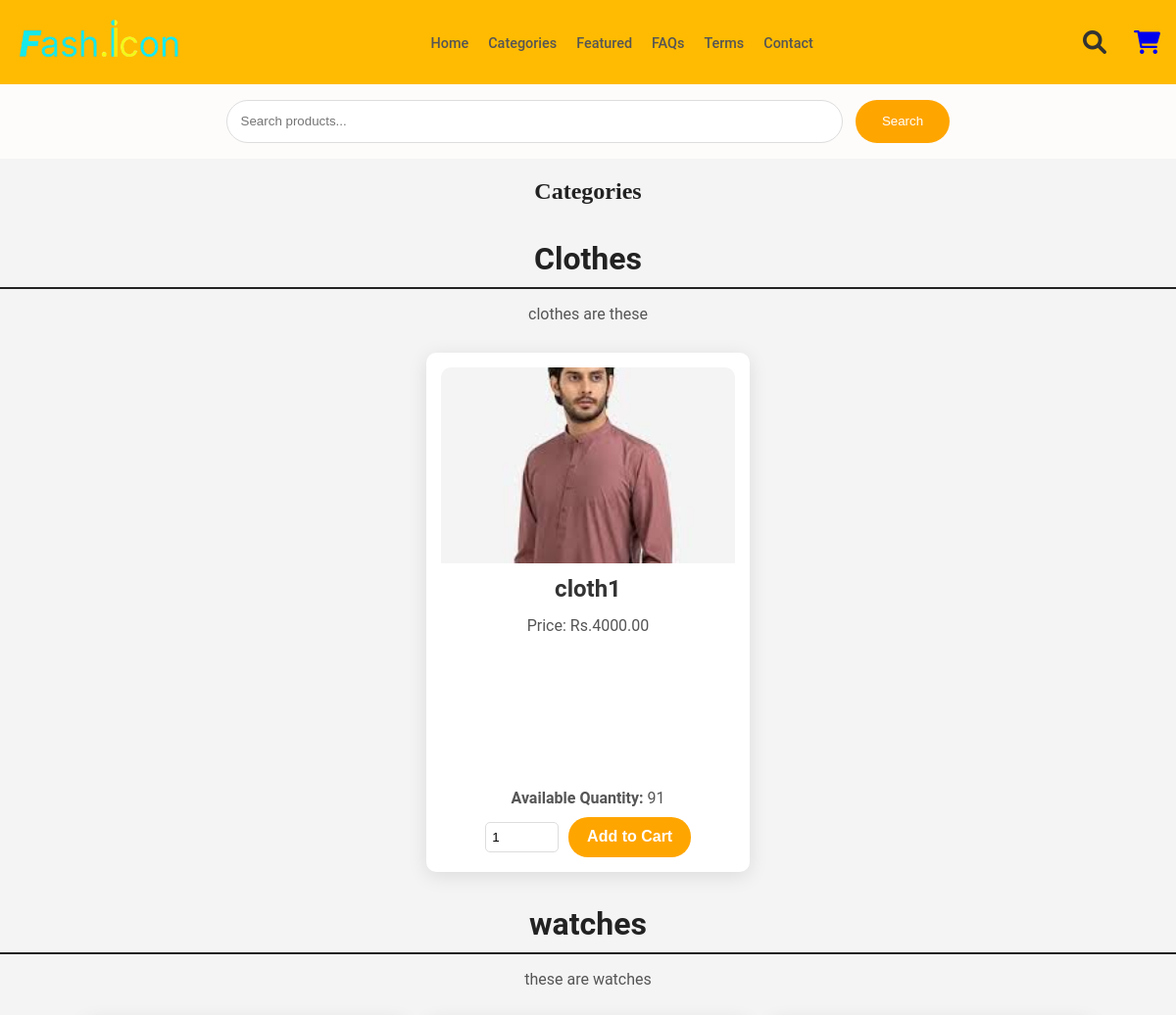
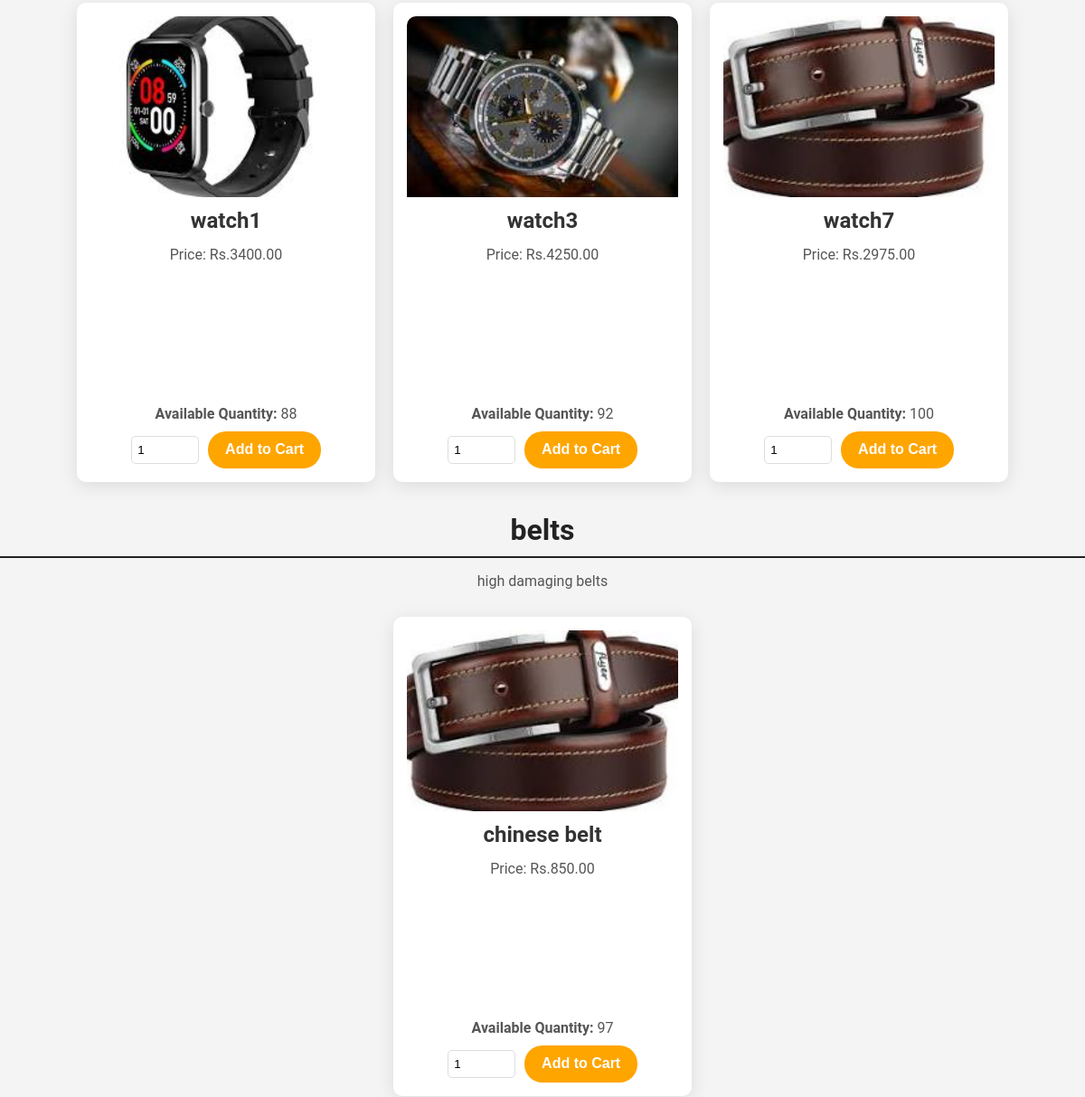
Before: /all/ (upper part) with the older database file (2 pictures, top to bottom).
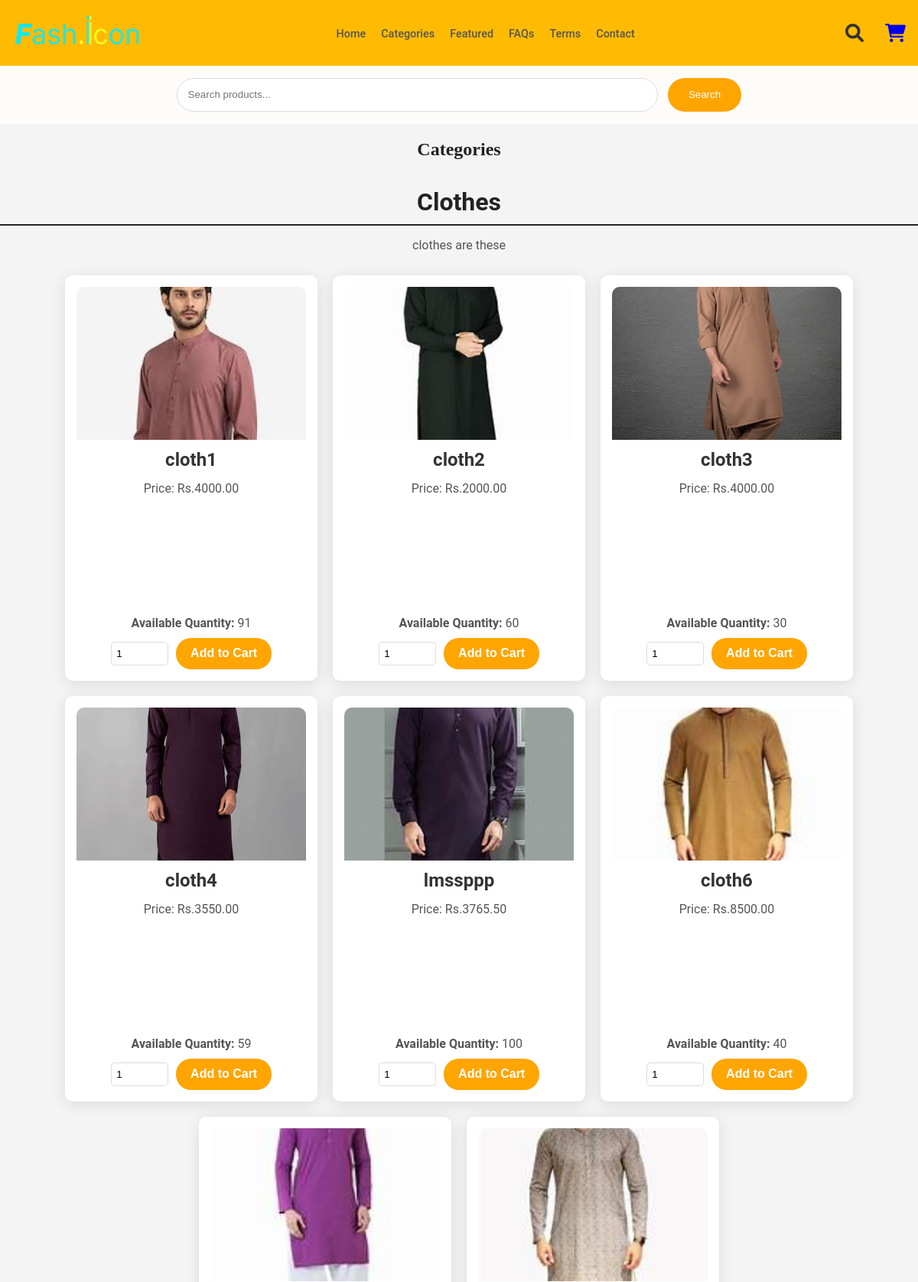
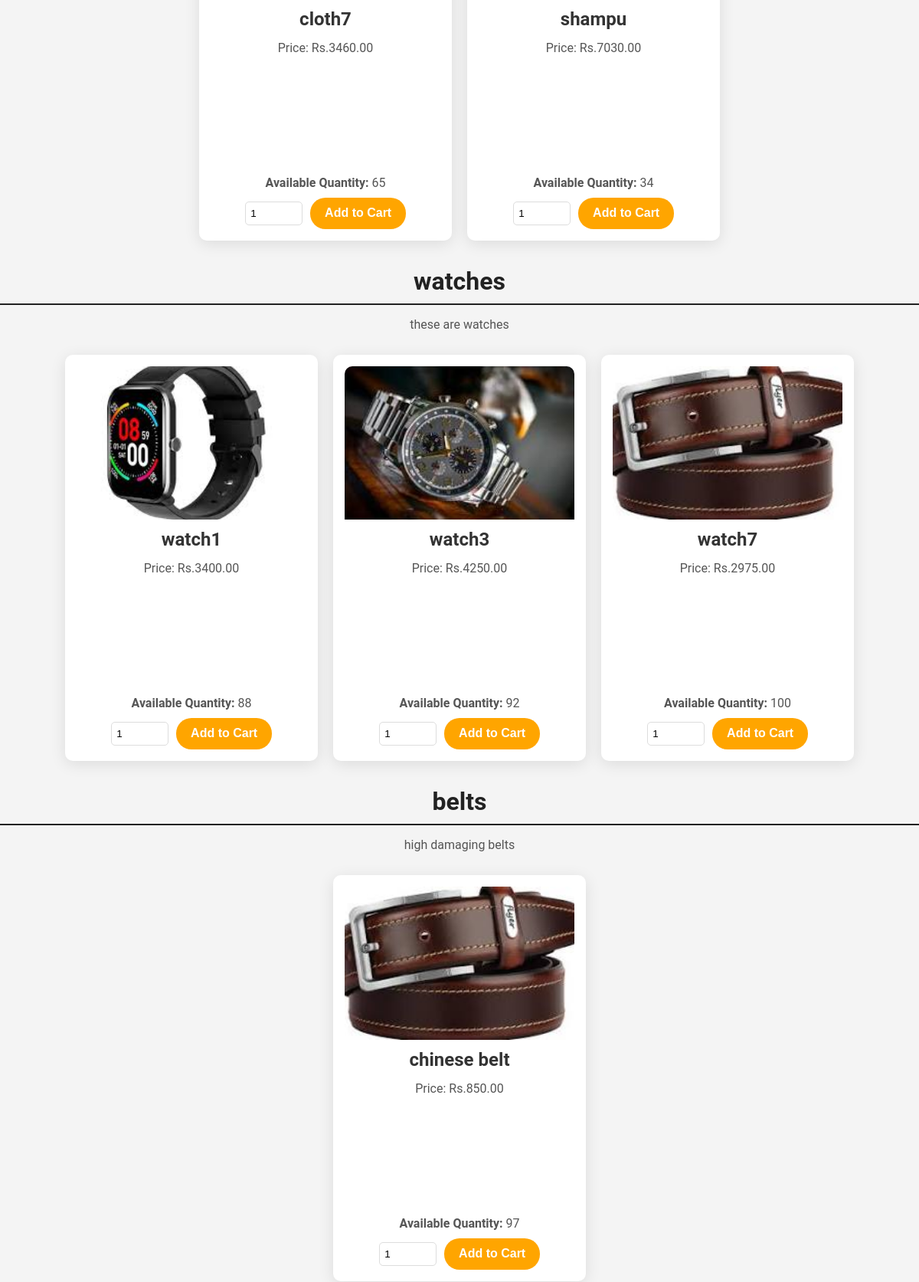
After: the same page with the newer database file (2 pictures, top to bottom).
### keychain_app/models.py (models this page shows, shortened)
class Category(models.Model):
    name = models.CharField(max_length=100)
    url_name = models.SlugField(unique=True, default='none')  # Specify a default value
    image = models.ImageField(upload_to='category_images/', blank=True, null=True)  # Add image field
    description = models.TextField(blank=True)

class Product(models.Model):
    name = models.CharField(max_length=100)
    description = models.TextField()
    price = models.DecimalField(max_digits=10, decimal_places=2)
    original_price = models.DecimalField(max_digits=10, decimal_places=2, null=True, blank=True)
    quantity = models.PositiveIntegerField()
    image = models.ImageField(upload_to='products/')
    is_featured = models.BooleanField(default=False)
    is_discounted = models.BooleanField(default=False)
    is_best_seller = models.BooleanField(default=False)
    category = models.ForeignKey('Category', related_name='products', on_delete=models.CASCADE)
    rack_number = models.CharField(max_length=50, blank=True, null=True)
    barcode = models.CharField(max_length=12, unique=True, blank=False, null=False)  # Default barcode
    gross_price = models.DecimalField(max_digits=10, decimal_places=2, null=True, blank=True, default='300')  # New Field

### keychain_app/views.py (the view)
# urls.py: path('all/', views.all_categories_products, name='all_categories_products'),
def all_categories_products(request):
    categories = Category.objects.all()
    return render(request, 'all_categories_products.html', {'categories': categories})

### keychain_app/templates/all_categories_products.html (shortened to what this page needs)
{% load static %}
<!DOCTYPE html>
<html lang="en">
<head>
    <link
    rel="stylesheet"
    href="https://cdnjs.cloudflare.com/ajax/libs/font-awesome/5.15.2/css/all.min.css"
  />
</head>
<body>
    {% include 'navbar.html' %}
    <h2>Categories</h2>
    <ul>
        {% for category in categories %}
            <li class="category-card">
                <h3>{{ category.name }}</h3>
                <p>{{ category.description }}</p>
                <ul class="product-list">
                    {% for product in category.products.all %}
                        <li class="product-card">
                            <img src="{{ product.image.url }}" alt="{{ product.name }}">
                            <h4>{{ product.name }}</h4>
                            <p>Price: Rs.{{ product.price }}</p>
                            <div class="product-details">
                                <p><strong>Available Quantity:</strong> {{ product.quantity }}</p>
                                <form method="post" action="{% url 'add_product_to_cart' product.id %}" class="add-to-cart">
                                    <input type="number" name="quantity_{{ product.id }}" value="1" min="1" max="{{ product.quantity }}">
                                    <button type="submit">Add to Cart</button>
                                </form>
                            </div>
                        </li>
                    {% endfor %}
                </ul>
            </li>
        {% endfor %}
    </ul>
</body>
</html>

### keychain_app/templates/navbar.html (shortened to what this page needs)
{% load static %}
<!DOCTYPE html>
<html lang="en">
<head>
    <link rel="stylesheet" href="https://cdnjs.cloudflare.com/ajax/libs/font-awesome/6.0.0-beta3/css/all.min.css">
</head>
<body>
    <nav class="navbar-desktop">
        <div class="logo">
            <img src="{% static 'images/logo.png' %}" alt="Logo">
        </div>
        <ul class="nav-links">
            <li><a href="/">Home</a></li>
            <li><a href="/categories/">Categories</a></li>
            <li><a href="/#featured-products">Featured</a></li>
            <li><a href="/faqs/">FAQs</a></li>
            <li><a href="/terms/">Terms</a></li>
            <li><a href="/contact/">Contact</a></li>
        </ul>
        <div class="nav-icons">
            <i class="fas fa-search"></i>
            <a href="{% url 'view_cart' %}"><i class="fas fa-shopping-cart"></i></a>
        </div>
    </nav>
    <div class="search-bar-desktop">
        <input id="search-bar-desktop" type="text" placeholder="Search products...">
        <button id="search-button-desktop">Search</button>
    </div>
</body>
</html>

### keychain_app/templates/all_categories_products.html (style rules this page uses)
body { font-family: 'Roboto', sans-serif; background-color: #f4f4f4; color: #333; margin: 0; }
h2 { text-align: center; font-family: 'Playfair Display', serif; color: #222; margin-bottom: 1.5em; }
ul { list-style-type: none; padding: 0; margin: 0; }
.category-card { background-color: transparent; margin: 1.5em auto; padding: 0; max-width: 1200px; border-radius: 0; }
h3 { font-size: 2em; color: #222; margin: 0 0 10px; border-bottom: 2px solid #222; padding-bottom: 10px; text-align: center; }
p { font-size: 1em; color: #555; text-align: center; }
.product-list { display: flex; flex-wrap: wrap; justify-content: center; padding: 0; margin-top: 20px; }
.product-card { background-color: white; width: 300px; margin: 10px; padding: 15px; border-radius: 10px; box-shadow: 0 4px 20px rgba(0, 0, 0, 0.1); transition: transform 0.3s ease, box-shadow 0.3s ease; display: flex; flex-direction: column; height: 500px; }
.product-card img { width: 100%; height: 200px; object-fit: cover; border-radius: 10px 10px 0 0; }
h4 { font-size: 1.5em; margin: 0.5em 0; color: #333; text-align: center; }
.product-details { margin-top: auto; text-align: center; }
.add-to-cart { display: flex; align-items: center; margin-top: 10px; justify-content: center; }
.add-to-cart input { width: 60px; padding: 0.5em; margin-right: 10px; border: 1px solid #ddd; border-radius: 5px; }
.add-to-cart button { padding: 0.7em 1.2em; background-color: orange; color: white; border: none; border-radius: 20px; cursor: pointer; font-size: 1em; font-weight: bold; text-align: center; transition: background-color 0.3s ease; }
.product-card p { margin: 2px 0; }

### keychain_app/templates/navbar.html (style rules this page uses)
body { margin: 0; font-family: 'Roboto', sans-serif; }
.navbar-desktop { display: flex; justify-content: space-between; align-items: center; padding: 1em; background-color: rgb(255, 187, 1); box-shadow: 0 2px 5px rgba(0, 0, 0, 0.1); }
.navbar-desktop .logo img { height: 50px; }
.navbar-desktop .nav-links { display: flex; list-style: none; gap: 20px; }
.navbar-desktop .nav-links li a { text-decoration: none; color: #555; font-weight: 500; font-size: 0.9em; transition: color 0.3s; }
.navbar-desktop .nav-icons i { margin-left: 1em; font-size: 1.5em; }
.search-bar-desktop { display: flex; justify-content: center; padding: 1em 0; background-color: #fdfcfb; }
.search-bar-desktop input { width: 50%; padding: 1em; border: 1px solid #ddd; border-radius: 25px; }
.search-bar-desktop button { padding: 1em 2em; margin-left: 1em; background-color: orange; color: white; border: none; border-radius: 25px; cursor: pointer; }

Changed rows visible on the page:
added Product: image (picture), name "cloth2", price "2000.00", quantity "60", shown under Category "Clothes"
added Product: image (picture), name "cloth3", price "4000.00", quantity "30", shown under Category "Clothes"
added Product: image (picture), name "cloth4", price "3550.00", quantity "59", shown under Category "Clothes"
added Product: image (picture), name "lmssppp", price "3765.50", quantity "100", shown under Category "Clothes"
added Product: image (picture), name "cloth6", price "8500.00", quantity "40", shown under Category "Clothes"
added Product: image (picture), name "cloth7", price "3460.00", quantity "65", shown under Category "Clothes"
added Product: image (picture), name "shampu", price "7030.00", quantity "34", shown under Category "Clothes"
